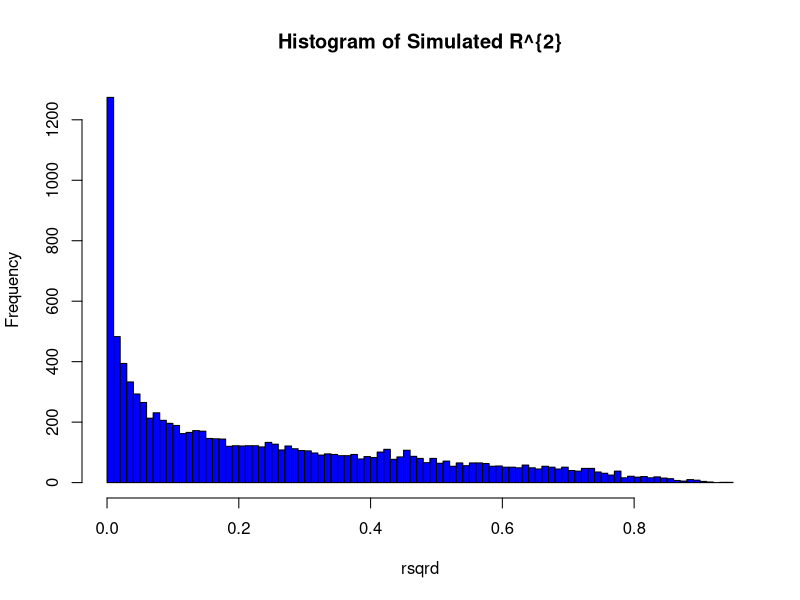
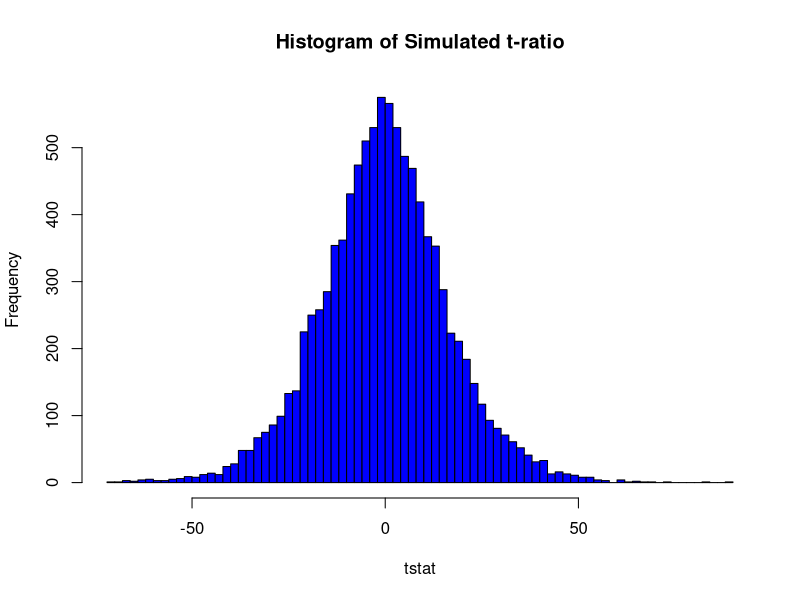

R code for these plots, in order:
## ---- chunk 1
M <- 10000
T <- 500

rsqrd <- rep(0, M)
tstat <- rep(0, M)

for(i in 1:M)
{
	y <- cumsum(rnorm(T))
	x <- cumsum(rnorm(T))
	fit <- lm(y ~ x)
	rsqrd[i] <- summary(fit)$r.squared
	tstat[i] <- summary(fit)$coefficients[2,3]
}

hist(rsqrd, breaks = 100, col="blue", main = "Histogram of Simulated R^{2}")
hist(tstat, breaks = 100, col="blue", main = "Histogram of Simulated t-ratio")
## ---- chunk 2

## ---- chunk 3

